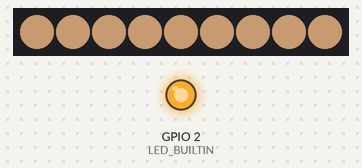
Bench run of a sketch on a simulated ESP8266 (NodeMCU). Parts: 9 RGB LEDs in strip order, left to right, output pins drawn as LEDs (lit = HIGH, except the on-board LED, lit = LOW). Dim RGB values are drawn brighter than linear; a WiFi scan finds three made-up networks.

Above: at 0.1 s.
At 2.1 s:
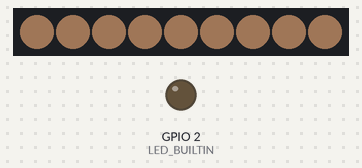
Timing chart, 0 to 3.6 s (numbered marks = the images above):
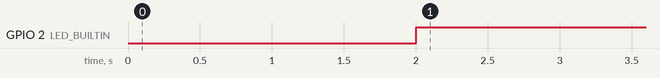

Measured:
- by itself, GPIO 2 (LED_BUILTIN): LOW → HIGH at 2.0 s

The sketch:

wifi-rssi-controlled-light.ino
```cpp
// (licence header left out)
#include <FastLED.h>

#include <ESP8266WiFi.h>
#include <limits.h>
#include <stdint.h>

/*******************************************************************************
                       ,----.
                      /      \
                     | WS2811 |
                    _|        |
 Adafruit          |__________|
 Huzzah ESP8266       | | | |
                  DIN | | | | DOUT
 5, DOUT  o-----------' | | '------o
                   VCC  | |
                    +---' |
                         ===
                         GND

(created by AACircuit v1.28.6 beta 04/19/05 www.tech-chat.de)
*******************************************************************************/

enum ESP8266Configuration {
  LED_PIN = 5,
  LED_COUNT = 9,
  LED_COLOR = CRGB::White,
  LED_VOLTAGE = 3,   // Use HUZZAH onboard 3.3V voltage regulator.
  LED_CURRENT = 500, // Max. LED current from 3.3V regulator in mA.
  RSSI_MIN = -80, // dBm
  RSSI_MAX = -20, // dBm
  RSSI_MAX_LEVEL = 8
};

// Return RSSI or INT_MIN.
int32_t getRSSI() {
  byte available_networks = WiFi.scanNetworks();
  int rssi = INT_MIN;
  for (int network = 0; network < available_networks; network++) {
    int new_rssi = WiFi.RSSI(network);
    if(rssi < new_rssi) {
      rssi = new_rssi;
    }
  }
  return rssi;
}

void blinkBuiltinLed() {
  static bool isInitialized = false;
  if(!isInitialized) {
    pinMode(LED_BUILTIN, OUTPUT);
    isInitialized = true;
  }
  digitalWrite(LED_BUILTIN, LOW);
  delay(1);
  digitalWrite(LED_BUILTIN, HIGH);
}

CRGB leds[LED_COUNT];

// set intensity from 0 to 7.
void setLightIntensity(uint8_t intensity) {
  int brightness = (1 << (intensity + 1)) - 1;
  if (brightness > 255) {
    brightness = 255;
  }
  FastLED.setBrightness(brightness);
  FastLED.show();
}

void setup() {
  FastLED.addLeds<WS2811, LED_PIN>(leds, LED_COUNT);
  FastLED.setCorrection(Typical8mmPixel);
  FastLED.setTemperature(Tungsten40W);
  FastLED.setMaxPowerInVoltsAndMilliamps(LED_VOLTAGE, LED_CURRENT);
  fill_solid(leds, LED_COUNT, LED_COLOR);
  FastLED.setBrightness(100);
  FastLED.show();
  //pinMode(LED_BUILTIN, OUTPUT);
  //Serial.begin(115200);
}

void loop() {
  int32_t rssi = getRSSI();
  blinkBuiltinLed();
  /*
  Serial.print("Signal strength: ");
  Serial.print(rssi);
  Serial.println("dBm");
  */
  if(rssi != INT_MIN) {
    //int intensity = (uint8_t)(map(rssi, RSSI_MIN, RSSI_MAX, RSSI_MAX_LEVEL, 0)); // Inverted
    int intensity = (uint8_t)(map(rssi, RSSI_MIN, RSSI_MAX, 0, RSSI_MAX_LEVEL));   // Normal
    setLightIntensity(intensity);
  }
}
```
